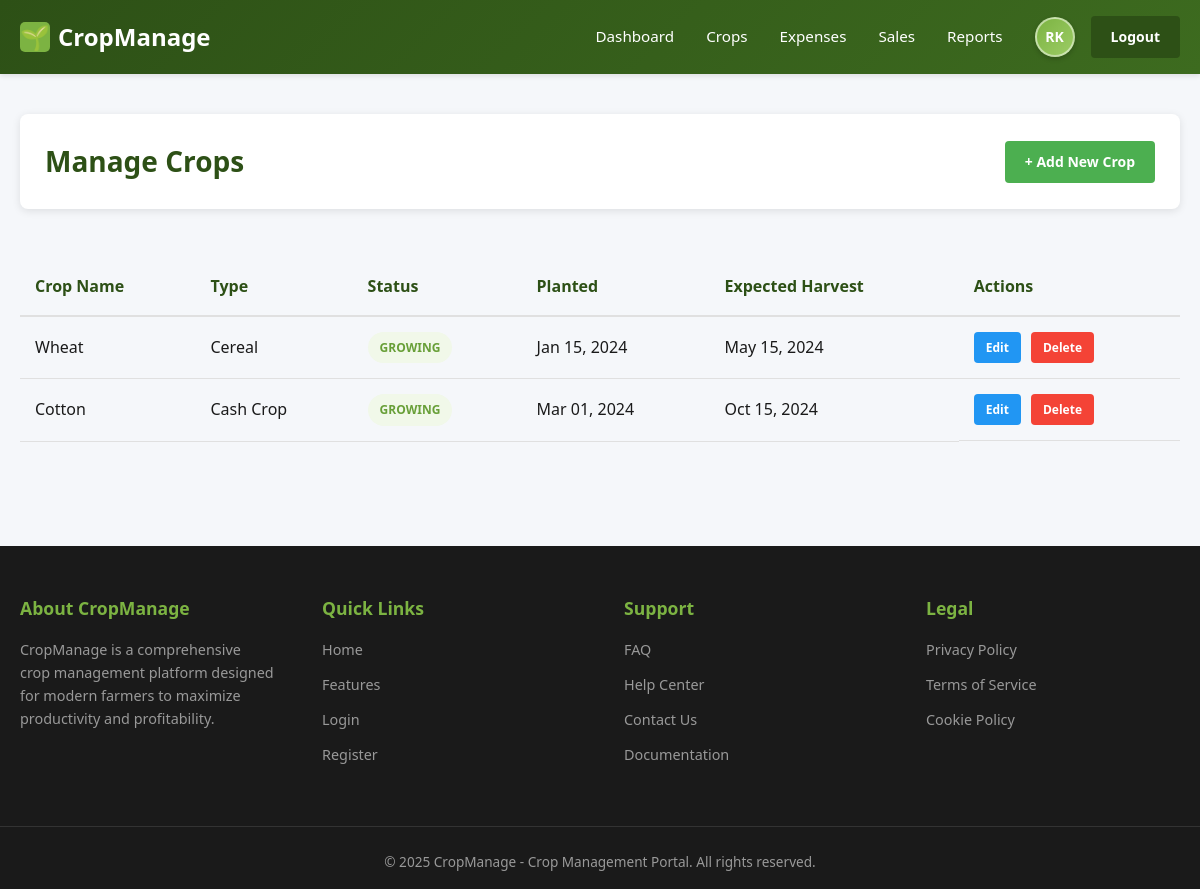
The page /crops/manage_crops.php (signed in) on the database its author committed.
### tables this page shows
CREATE TABLE IF NOT EXISTS crops (
  id INT PRIMARY KEY AUTO_INCREMENT,
  user_id INT NOT NULL,
  crop_name VARCHAR(100) NOT NULL,
  crop_type VARCHAR(100) NOT NULL,
  planting_date DATE NOT NULL,
  expected_harvest_date DATE,
  status ENUM('Planning', 'Planting', 'Growing', 'Ready to Harvest', 'Harvested') DEFAULT 'Planning',
  notes TEXT,
  created_at TIMESTAMP DEFAULT CURRENT_TIMESTAMP,
  updated_at TIMESTAMP DEFAULT CURRENT_TIMESTAMP ON UPDATE CURRENT_TIMESTAMP,
  FOREIGN KEY (user_id) REFERENCES users(id) ON DELETE CASCADE,
  INDEX idx_user_id (user_id),
  INDEX idx_status (status)
);

### crops/manage_crops.php (the view, shortened to what this page needs)
<?php
require_once '../includes/header.php';
require_once '../includes/navbar.php';
?>
<main class="manage-section">
  <div class="section-header">
    <h1>Manage Crops</h1>
    <a href="add_crop.php" class="btn btn-success">+ Add New Crop</a>
  </div>
  <?php
  $query = "SELECT * FROM crops WHERE user_id = ? ORDER BY created_at DESC";
  $stmt = mysqli_prepare($conn, $query);
  mysqli_stmt_bind_param($stmt, 'i', $user_id);
  mysqli_stmt_execute($stmt);
  $result = mysqli_stmt_get_result($stmt);
  if (mysqli_num_rows($result) > 0):
  ?>
    <div class="table-container">
      <table class="data-table">
        <thead>
          <tr>
            <th>Crop Name</th>
            <th>Type</th>
            <th>Status</th>
            <th>Planted</th>
            <th>Expected Harvest</th>
            <th>Actions</th>
          </tr>
        </thead>
        <tbody>
          <?php while ($crop = mysqli_fetch_assoc($result)): ?>
            <tr>
              <td><?php echo htmlspecialchars($crop['crop_name']); ?></td>
              <td><?php echo htmlspecialchars($crop['crop_type']); ?></td>
              <td><span class="badge badge-<?php echo strtolower(str_replace(' ', '-', $crop['status'])); ?>"><?php echo htmlspecialchars($crop['status']); ?></span></td>
              <td><?php echo date('M d, Y', strtotime($crop['planting_date'])); ?></td>
              <td><?php echo $crop['expected_harvest_date'] ? date('M d, Y', strtotime($crop['expected_harvest_date'])) : '-'; ?></td>
              <td class="action-column">
                <a href="edit_crop.php?id=<?php echo $crop['id']; ?>" class="action-btn edit">Edit</a>
                <a href="delete_crop.php?id=<?php echo $crop['id']; ?>" class="action-btn delete" onclick="return confirm('Are you sure you want to delete this crop?');">Delete</a>
              </td>
            </tr>
          <?php endwhile; ?>
        </tbody>
      </table>
    </div>
  <?php
  else:
    echo '<p class="empty-message">No crops added yet. <a href="add_crop.php">Add your first crop</a></p>';
  endif;
  ?>
</main>
<?php require_once '../includes/footer.php'; ?>

### assets/style.css (style rules this page uses)
* { margin: 0; padding: 0; box-sizing: border-box; }
:root { --primary: #2d5016; --primary-light: #4a7c27; --secondary: #8bc34a; --accent: #ff9800; --danger: #f44336; --success: #4caf50; --background: #f5f7fa; --surface: #ffffff; --text-primary: #1a1a1a; --text-secondary: #666666; --border: #e0e0e0; --shadow: 0 2px 8px rgba(0, 0, 0, 0.1); }
body { font-family: "Segoe UI", Tahoma, Geneva, Verdana, sans-serif; background-color: var(--background); color: var(--text-primary); line-height: 1.6; }
.crops-table, .table-container { overflow-x: auto; }
.data-table { width: 100%; border-collapse: collapse; margin-top: 20px; }
.data-table thead { background-color: var(--background); }
.data-table th { padding: 15px; text-align: left; font-weight: 600; color: var(--primary); border-bottom: 2px solid var(--border); }
.data-table td { padding: 15px; border-bottom: 1px solid var(--border); }
.badge { display: inline-block; padding: 6px 12px; border-radius: 20px; font-size: 12px; font-weight: 600; text-transform: uppercase; }
.badge-growing { background-color: #f1f8e9; color: #689f38; }
.btn { display: inline-block; padding: 10px 20px; border: none; border-radius: 4px; cursor: pointer; text-decoration: none; font-weight: 600; transition: all 0.3s ease; font-size: 14px; }
.btn-success { background-color: var(--success); color: white; }
.manage-section { max-width: 1200px; margin: 0 auto; padding: 40px 20px; }
.section-header { display: flex; justify-content: space-between; align-items: center; margin-bottom: 30px; background: white; padding: 25px; border-radius: 8px; box-shadow: var(--shadow); }
.section-header h1 { color: var(--primary); font-size: 28px; }
.action-column { display: flex; gap: 10px; }
.action-btn { padding: 6px 12px; border-radius: 4px; text-decoration: none; font-size: 12px; font-weight: 600; transition: all 0.3s ease; }
.action-btn.edit { background-color: #2196f3; color: white; }
.action-btn.delete { background-color: var(--danger); color: white; }

### rows shown on the page
crops: crop_name "Wheat", crop_type "Cereal", status "GROWING", planting_date "Jan 15, 2024", expected_harvest_date "May 15, 2024"
crops: crop_name "Cotton", crop_type "Cash Crop", status "GROWING", planting_date "Mar 01, 2024", expected_harvest_date "Oct 15, 2024"

### other values the page prints
$initials "RK"
